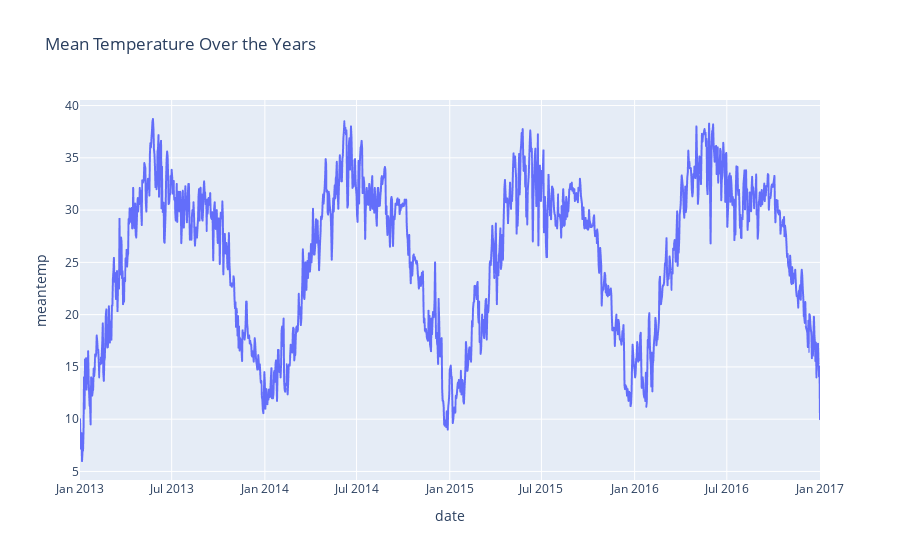

Here is the notebook cell this chart was saved with:
### Code cell
mean_temp = px.line(data_frame=weather_data, x=weather_data['date'], y=weather_data['meantemp'],title='Mean Temperature Over the Years')
mean_temp.show()

### Figure 1 — Plotly figure (JSON) as saved in the notebook; plotly's stock layout.template omitted (floating-point values rounded to 4 significant figures; data arrays with more than 128 entries replaced by an {"elided": "..."} marker saying what was removed)
{"data": [{"hovertemplate": "date=%{x}<br>meantemp=%{y}<extra></extra>", "legendgroup": "", "line": {"color": "#636efa", "dash": "solid"}, "marker": {"symbol": "circle"}, "mode": "lines", "name": "", "showlegend": false, "type": "scattergl", "x": {"elided": "1462 str values"}, "xaxis": "x", "y": {"elided": "1462 float values"}, "yaxis": "y"}], "layout": {"legend": {"tracegroupgap": 0}, "title": {"text": "Mean Temperature Over the Years"}, "xaxis": {"anchor": "y", "domain": [0, 1], "title": {"text": "date"}}, "yaxis": {"anchor": "x", "domain": [0, 1], "title": {"text": "meantemp"}}}}
